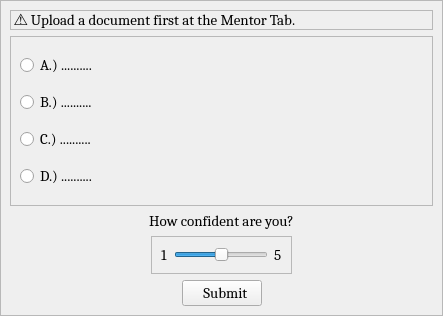
<?xml version="1.0" encoding="UTF-8"?>
<ui version="4.0">
 <class>QuestionWidget</class>
 <widget class="QWidget" name="QuestionWidget">
  <property name="geometry">
   <rect>
    <x>0</x>
    <y>0</y>
    <width>443</width>
    <height>316</height>
   </rect>
  </property>
  <property name="windowTitle">
   <string>Question Window</string>
  </property>
  <layout class="QVBoxLayout" name="verticalLayout_4">
   <property name="spacing">
    <number>0</number>
   </property>
   <property name="leftMargin">
    <number>0</number>
   </property>
   <property name="topMargin">
    <number>0</number>
   </property>
   <property name="rightMargin">
    <number>0</number>
   </property>
   <property name="bottomMargin">
    <number>0</number>
   </property>
   <item>
    <widget class="QWidget" name="quiz_widget" native="true">
     <layout class="QVBoxLayout" name="verticalLayout_3" stretch="0">
      <property name="spacing">
       <number>0</number>
      </property>
      <property name="leftMargin">
       <number>0</number>
      </property>
      <property name="topMargin">
       <number>0</number>
      </property>
      <property name="rightMargin">
       <number>0</number>
      </property>
      <property name="bottomMargin">
       <number>0</number>
      </property>
      <item>
       <widget class="QFrame" name="frame">
        <property name="frameShape">
         <enum>QFrame::Shape::StyledPanel</enum>
        </property>
        <property name="frameShadow">
         <enum>QFrame::Shadow::Raised</enum>
        </property>
        <layout class="QVBoxLayout" name="verticalLayout_2" stretch="0,4,0,0,0">
         <item>
          <widget class="QLabel" name="question_label">
           <property name="font">
            <font>
             <family>Cambria</family>
             <pointsize>11</pointsize>
            </font>
           </property>
           <property name="frameShape">
            <enum>QFrame::Shape::StyledPanel</enum>
           </property>
           <property name="text">
            <string>⚠️ Upload a document first at the Mentor Tab.</string>
           </property>
           <property name="wordWrap">
            <bool>true</bool>
           </property>
          </widget>
         </item>
         <item>
          <widget class="QFrame" name="frame_3">
           <property name="frameShape">
            <enum>QFrame::Shape::StyledPanel</enum>
           </property>
           <property name="frameShadow">
            <enum>QFrame::Shadow::Raised</enum>
           </property>
           <layout class="QVBoxLayout" name="verticalLayout">
            <item>
             <widget class="QRadioButton" name="radio_A">
              <property name="font">
               <font>
                <family>Cambria</family>
                <pointsize>11</pointsize>
               </font>
              </property>
              <property name="text">
               <string>A.) ..........</string>
              </property>
              <attribute name="buttonGroup">
               <string notr="true">choices_group</string>
              </attribute>
             </widget>
            </item>
            <item>
             <widget class="QRadioButton" name="radio_B">
              <property name="font">
               <font>
                <family>Cambria</family>
                <pointsize>11</pointsize>
               </font>
              </property>
              <property name="text">
               <string>B.) ..........</string>
              </property>
              <attribute name="buttonGroup">
               <string notr="true">choices_group</string>
              </attribute>
             </widget>
            </item>
            <item>
             <widget class="QRadioButton" name="radio_C">
              <property name="font">
               <font>
                <family>Cambria</family>
                <pointsize>11</pointsize>
               </font>
              </property>
              <property name="text">
               <string>C.) ..........</string>
              </property>
              <attribute name="buttonGroup">
               <string notr="true">choices_group</string>
              </attribute>
             </widget>
            </item>
            <item>
             <widget class="QRadioButton" name="radio_D">
              <property name="font">
               <font>
                <family>Cambria</family>
                <pointsize>11</pointsize>
               </font>
              </property>
              <property name="text">
               <string>D.) ..........</string>
              </property>
              <attribute name="buttonGroup">
               <string notr="true">choices_group</string>
              </attribute>
             </widget>
            </item>
           </layout>
          </widget>
         </item>
         <item>
          <widget class="QLabel" name="confidence_label">
           <property name="font">
            <font>
             <family>Cambria</family>
             <pointsize>11</pointsize>
            </font>
           </property>
           <property name="frameShape">
            <enum>QFrame::Shape::NoFrame</enum>
           </property>
           <property name="text">
            <string>How confident are you?</string>
           </property>
           <property name="alignment">
            <set>Qt::AlignmentFlag::AlignCenter</set>
           </property>
          </widget>
         </item>
         <item>
          <layout class="QHBoxLayout" name="horizontalLayout_5" stretch="1,1,1">
           <item>
            <spacer name="horizontalSpacer_5">
             <property name="orientation">
              <enum>Qt::Orientation::Horizontal</enum>
             </property>
             <property name="sizeHint" stdset="0">
              <size>
               <width>40</width>
               <height>20</height>
              </size>
             </property>
            </spacer>
           </item>
           <item>
            <widget class="QFrame" name="frame_4">
             <property name="frameShape">
              <enum>QFrame::Shape::StyledPanel</enum>
             </property>
             <property name="frameShadow">
              <enum>QFrame::Shadow::Raised</enum>
             </property>
             <layout class="QHBoxLayout" name="horizontalLayout_2" stretch="0,0,0">
              <item>
               <widget class="QLabel" name="label_4">
                <property name="font">
                 <font>
                  <family>Cambria</family>
                  <pointsize>11</pointsize>
                 </font>
                </property>
                <property name="frameShape">
                 <enum>QFrame::Shape::NoFrame</enum>
                </property>
                <property name="text">
                 <string>1</string>
                </property>
               </widget>
              </item>
              <item>
               <widget class="QSlider" name="confidence_slider">
                <property name="font">
                 <font>
                  <family>Cambria</family>
                  <pointsize>10</pointsize>
                 </font>
                </property>
                <property name="minimum">
                 <number>1</number>
                </property>
                <property name="maximum">
                 <number>5</number>
                </property>
                <property name="pageStep">
                 <number>1</number>
                </property>
                <property name="value">
                 <number>3</number>
                </property>
                <property name="sliderPosition">
                 <number>3</number>
                </property>
                <property name="orientation">
                 <enum>Qt::Orientation::Horizontal</enum>
                </property>
               </widget>
              </item>
              <item>
               <widget class="QLabel" name="label_5">
                <property name="font">
                 <font>
                  <family>Cambria</family>
                  <pointsize>11</pointsize>
                 </font>
                </property>
                <property name="frameShape">
                 <enum>QFrame::Shape::NoFrame</enum>
                </property>
                <property name="text">
                 <string>5</string>
                </property>
               </widget>
              </item>
             </layout>
            </widget>
           </item>
           <item>
            <spacer name="horizontalSpacer_4">
             <property name="orientation">
              <enum>Qt::Orientation::Horizontal</enum>
             </property>
             <property name="sizeHint" stdset="0">
              <size>
               <width>40</width>
               <height>20</height>
              </size>
             </property>
            </spacer>
           </item>
          </layout>
         </item>
         <item>
          <layout class="QHBoxLayout" name="horizontalLayout_4">
           <item>
            <spacer name="horizontalSpacer_3">
             <property name="orientation">
              <enum>Qt::Orientation::Horizontal</enum>
             </property>
             <property name="sizeHint" stdset="0">
              <size>
               <width>40</width>
               <height>20</height>
              </size>
             </property>
            </spacer>
           </item>
           <item>
            <widget class="QPushButton" name="submit_btn">
             <property name="font">
              <font>
               <family>Cambria</family>
               <pointsize>11</pointsize>
              </font>
             </property>
             <property name="text">
              <string>  Submit</string>
             </property>
             <property name="icon">
              <iconset>
               <normaloff>../icons/send_btn.png</normaloff>../icons/send_btn.png</iconset>
             </property>
             <property name="iconSize">
              <size>
               <width>18</width>
               <height>18</height>
              </size>
             </property>
            </widget>
           </item>
           <item>
            <spacer name="horizontalSpacer_2">
             <property name="orientation">
              <enum>Qt::Orientation::Horizontal</enum>
             </property>
             <property name="sizeHint" stdset="0">
              <size>
               <width>40</width>
               <height>20</height>
              </size>
             </property>
            </spacer>
           </item>
          </layout>
         </item>
        </layout>
       </widget>
      </item>
     </layout>
    </widget>
   </item>
  </layout>
 </widget>
 <resources/>
 <connections/>
 <buttongroups>
  <buttongroup name="choices_group"/>
 </buttongroups>
</ui>
